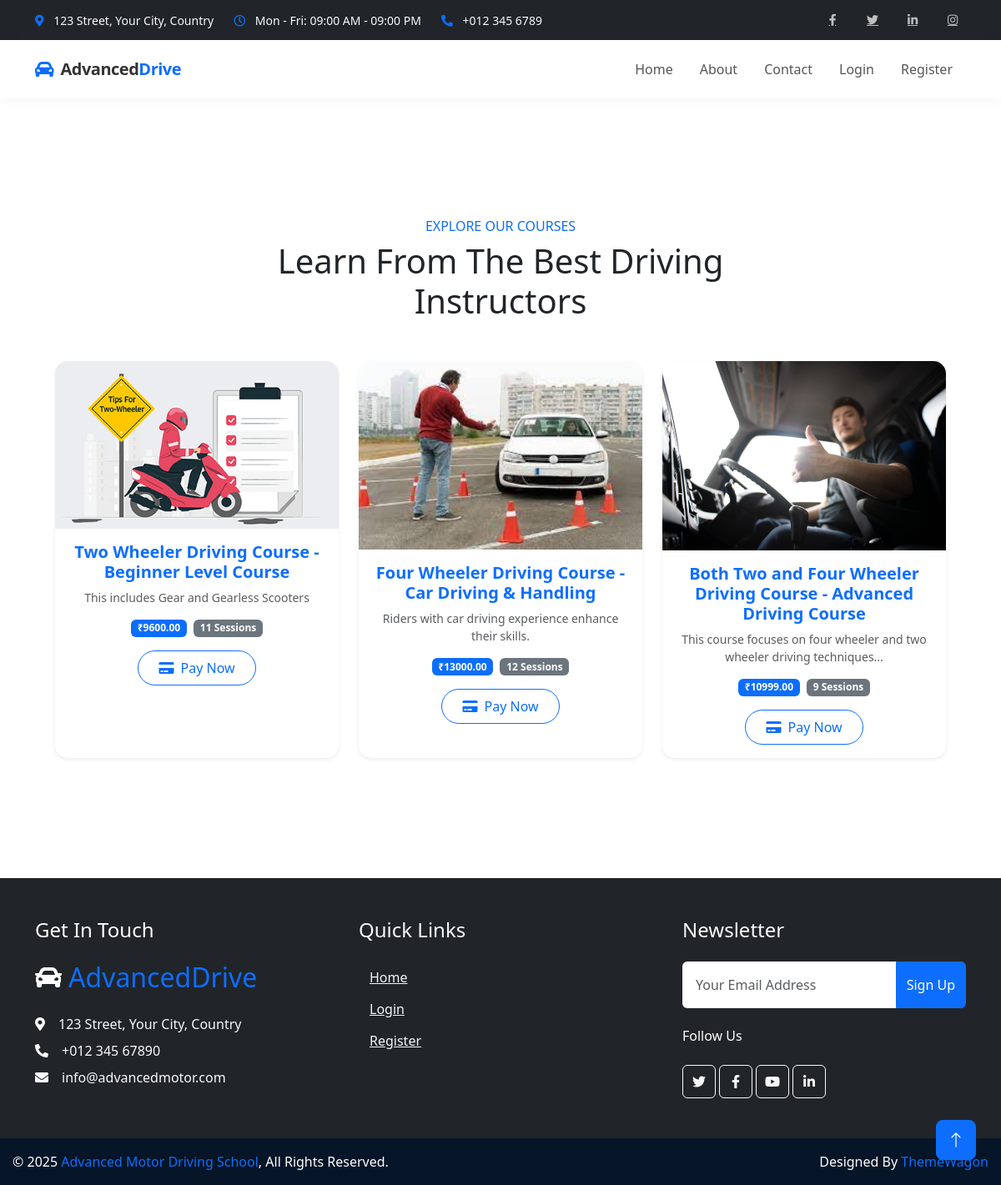
Page /courses/ on the committed database.
### students/models.py (models this page shows, shortened)
class TrainingPackage(models.Model):
    course = models.ForeignKey(Course, on_delete=models.CASCADE, related_name='packages',null=True, blank=True)
    name = models.CharField(max_length=100)
    description = models.TextField()
    vehicle_type = models.CharField(max_length=10, choices=Vehicle.VEHICLE_TYPES)
    sessions = models.PositiveIntegerField()
    price = models.DecimalField(max_digits=10, decimal_places=2)
    def __str__(self):
        return f"{self.course.title} - {self.name}"

class Course(models.Model):
    title = models.CharField(max_length=200)
    description = models.TextField()
    image = models.ImageField(upload_to='course_images/', blank=True, null=True)
    category = models.CharField(max_length=100, blank=True)
    level = models.CharField(max_length=50, choices=[('beginner', 'Beginner'), ('intermediate', 'Intermediate'), ('advanced', 'Advanced')], default='beginner')
    vehicle_type = models.CharField(max_length=10, choices=Vehicle.VEHICLE_TYPES)

### accounts/views.py (the view)
# urls.py: path('courses/', views.available_courses, name='courses'),
def available_courses(request):
    print("🔍 DEBUG: available_courses view is executing...")
    courses = Course.objects.prefetch_related('packages').all()
    print(f"📢 Found {courses.count()} courses")
    for course in courses:
        print(f"✅ Course: {course.title}, Packages: {list(course.packages.all())}")
    return render(request, "students/courses.html", {"courses": courses}) # Temporary response for testing

### students/templates/students/courses.html (shortened to what this page needs)
{% extends 'base.html' %}
{% load static %}
{% block content %}
<div class="container-xxl py-6">
    <div class="container">
        <div class="text-center mx-auto mb-5 wow fadeInUp" data-wow-delay="0.1s" style="max-width: 600px;">
            <h6 class="text-primary text-uppercase mb-2">Explore Our Courses</h6>
            <h1 class="display-6 mb-4">Learn From The Best Driving Instructors</h1>
        </div>
        <div class="row g-4 justify-content-center">
            {% for course in courses %}
            {% for package in course.packages.all %}
                <div class="col-lg-4 col-md-6">
                    <div class="card border-0 shadow-sm h-100 course-card">
                        {% if course.image %}
                            <img src="{{ course.image.url }}" class="card-img-top" alt="{{ course.title }}">
                        {% else %}
                            <img src="{% static 'img/default-course.jpg' %}" class="card-img-top" alt="Default Image">
                        {% endif %}
                        <div class="card-body text-center">
                            <h5 class="card-title text-primary">{{ course.title }} - {{ package.name }}</h5>
                            <p class="text-muted small">{{ course.description|truncatewords:15 }}</p>
                            <div class="d-flex justify-content-center mb-3">
                                <span class="badge bg-primary me-2">₹{{ package.price }}</span>
                                <span class="badge bg-secondary">{{ package.sessions }} Sessions</span>
                            </div>
                            <a href="javascript:void(0)" onclick="payNow('{{ package.id }}')" class="btn btn-outline-primary rounded-pill px-4 py-2">
                                <i class="fas fa-credit-card me-1"></i> Pay Now
                            </a>
                        </div>
                    </div>
                </div>
            {% endfor %}
            {% empty %}
                <p class="text-center">No courses available at the moment.</p>
            {% endfor %}
        </div>
    </div>
</div>
{% endblock %}

### templates/base.html (shortened to what this page needs)
<!DOCTYPE html>
<html lang="en">
<head>
    <link href="https://cdnjs.cloudflare.com/ajax/libs/font-awesome/5.10.0/css/all.min.css" rel="stylesheet">
    <link href="https://cdn.jsdelivr.net/npm/bootstrap-icons@1.4.1/font/bootstrap-icons.css" rel="stylesheet">
    <link href="/static/lib/animate/animate.min.css" rel="stylesheet">
    <link href="/static/lib/owlcarousel/assets/owl.carousel.min.css" rel="stylesheet">
    <link href="https://cdn.jsdelivr.net/npm/bootstrap@5.3.0-alpha1/dist/css/bootstrap.min.css" rel="stylesheet">
    <link href="/static/css/style.css" rel="stylesheet">
</head>
<body>
    <header class="topbar bg-dark text-light py-2">
        <div class="container">
            <div class="row align-items-center">
                <div class="col-lg-7 d-none d-lg-block">
                    <div class="d-flex align-items-center">
                        <div class="me-4">
                            <i class="fas fa-map-marker-alt text-primary me-2"></i>
                            <span class="fs-sm">123 Street, Your City, Country</span>
                        </div>
                        <div class="me-4">
                            <i class="far fa-clock text-primary me-2"></i>
                            <span class="fs-sm">Mon - Fri: 09:00 AM - 09:00 PM</span>
                        </div>
                        <div>
                            <i class="fas fa-phone-alt text-primary me-2"></i>
                            <span class="fs-sm">+012 345 6789</span>
                        </div>
                    </div>
                </div>
                <div class="col-lg-5 d-none d-lg-block">
                    <div class="d-flex justify-content-end align-items-center h-100">
                        <nav class="social-nav">
                            <ul class="d-flex list-unstyled gap-3 align-items-center m-0">
                                <li><a href="#" aria-label="Facebook" class="social-link"><i class="fab fa-facebook-f"></i></a></li>
                                <li><a href="#" aria-label="Twitter" class="social-link"><i class="fab fa-twitter"></i></a></li>
                                <li><a href="#" aria-label="LinkedIn" class="social-link"><i class="fab fa-linkedin-in"></i></a></li>
                                <li><a href="#" aria-label="Instagram" class="social-link"><i class="fab fa-instagram"></i></a></li>
                            </ul>
                        </nav>
                    </div>
                </div>
            </div>
        </div>
    </header>
    <header class="site-header">
        <div class="container">
          <nav class="navbar">
            <a href="{% url 'accounts:home' %}" class="navbar-brand">
              <span class="logo-icon"><i class="fas fa-car-alt"></i></span>
              <span class="logo-text">Advanced<span class="text-primary">Drive</span></span>
            </a>
            <div class="navbar-menu">
              <ul class="nav-list">
                <li><a href="{% url 'accounts:home' %}" class="nav-link">Home</a></li>
                <li><a href="{% url 'accounts:about' %}" class="nav-link">About</a></li>
                <li><a href="{% url 'accounts:contact' %}" class="nav-link">Contact</a></li>
                {% if user.is_authenticated %}
                  {% if user.is_superuser %}
                    <li class="nav-dropdown">
                      <a href="#" class="nav-link dropdown-toggle">Admin</a>
                      <ul class="dropdown-menu">
                        <li><a href="{% url 'admins:admin_dashboard' %}">Dashboard</a></li>
                        <li><a href="{% url 'admins:manage_students' %}">Manage Students</a></li>
                        <li><a href="{% url 'admins:manage_trainers' %}">Manage Trainers</a></li>
                        <li><a href="{% url 'admins:manage_vehicles' %}">Manage Vehicles</a></li>
                      </ul>
                    </li>
                    <li><a href="{% url 'accounts:logout' %}" class="nav-link">Logout</a></li>
                  {% elif user.is_trainer %}
                    <li class="nav-dropdown">
                      <a href="#" class="nav-link dropdown-toggle">Trainer</a>
                      <ul class="dropdown-menu">
                        <li><a href="{% url 'trainers:dashboard' %}">Dashboard</a></li>
                        <li><a href="{% url 'accounts:profile' %}">My Profile</a></li>
                      </ul>
                    </li>
                    <li><a href="{% url 'accounts:logout' %}" class="nav-link">Logout</a></li>
                  {% else %}
                    <li class="nav-dropdown">
                      <a href="#" class="nav-link dropdown-toggle">Student</a>
                      <ul class="dropdown-menu">
                        <li><a href="{% url 'students:dashboard' %}">Dashboard</a></li>
                        <li><a href="{% url 'students:tutorials' %}">Tutorials</a></li>
                        <li><a href="{% url 'students:courses' %}">Book Session</a></li>
                        <li><a href="{% url 'accounts:profile' %}">My Profile</a></li>
                      </ul>
                    </li>
                    <li><a href="{% url 'accounts:logout' %}" class="nav-link">Logout</a></li>
                  {% endif %}
                {% else %}
                  <li><a href="{% url 'accounts:login' %}" class="nav-link">Login</a></li>
                  <li><a href="{% url 'accounts:register' %}" class="nav-link">Register</a></li>
                {% endif %}
              </ul>
            </div>
          </nav>
        </div>
      </header>
    <div class="container py-5">
        {% block content %}{% endblock %}
    </div>
    <footer class="footer bg-dark text-light">
        <div class="container">
            <div class="row g-5">
                <div class="col-lg-4 col-md-6">
                    <h4 class="text-white mb-4">Get In Touch</h4>
                    <h2 class="text-primary mb-4"><i class="fa fa-car text-white me-2"></i>AdvancedDrive</h2>
                    <p class="mb-2"><i class="fa fa-map-marker-alt me-3"></i>123 Street, Your City, Country</p>
                    <p class="mb-2"><i class="fa fa-phone-alt me-3"></i>+012 345 67890</p>
                    <p class="mb-2"><i class="fa fa-envelope me-3"></i>info@advancedmotor.com</p>
                </div>
                <div class="col-lg-4 col-md-6">
                    <h4 class="text-light mb-4">Quick Links</h4>
                    <a class="btn btn-link" href="{% url 'accounts:home' %}">Home</a>
                    {% if user.is_authenticated %}
                        {% if user.is_trainer %}
                            <a class="btn btn-link" href="{% url 'trainers:dashboard' %}">Trainer Dashboard</a>
                        {% else %}
                            <a class="btn btn-link" href="{% url 'students:dashboard' %}">Student Dashboard</a>
                            <a class="btn btn-link" href="{% url 'students:tutorials' %}">Tutorials</a>
                            <a class="btn btn-link" href="{% url 'students:courses' %}">Book Session</a>
                        {% endif %}
                    {% else %}
                        <a class="btn btn-link" href="{% url 'accounts:login' %}">Login</a>
                        <a class="btn btn-link" href="{% url 'accounts:register' %}">Register</a>
                    {% endif %}
                </div>
                <div class="col-lg-4 col-md-6">
                    <h4 class="text-light mb-4">Newsletter</h4>
                    <form action="">
                        <div class="input-group">
                            <input type="text" class="form-control p-3 border-0" placeholder="Your Email Address">
                            <button class="btn btn-primary">Sign Up</button>
                        </div>
                    </form>
                    <h6 class="text-white mt-4 mb-3">Follow Us</h6>
                    <div class="d-flex pt-2">
                        <a class="btn btn-square btn-outline-light me-1" href=""><i class="fab fa-twitter"></i></a>
                        <a class="btn btn-square btn-outline-light me-1" href=""><i class="fab fa-facebook-f"></i></a>
                        <a class="btn btn-square btn-outline-light me-1" href=""><i class="fab fa-youtube"></i></a>
                        <a class="btn btn-square btn-outline-light" href=""><i class="fab fa-linkedin-in"></i></a>
                    </div>
                </div>
            </div>
        </div>
    </footer>
    <div class="copyright">
        <div class="container-fluid">
            <div class="row">
                <div class="col-md-6 text-center text-md-start mb-3 mb-md-0">
                    &copy; {% now "Y" %} <a href="#">Advanced Motor Driving School</a>, All Rights Reserved.
                </div>
                <div class="col-md-6 text-center text-md-end">
                    Designed By <a href="#">ThemeWagon</a>
                </div>
            </div>
        </div>
    </div>
    <a href="#" class="btn btn-lg btn-primary btn-lg-square back-to-top"><i class="bi bi-arrow-up"></i></a>
</body>
</html>

### rows in the picture
Course: title "Two Wheeler Driving Course", description "This includes Gear and Gearless Scooters"
TrainingPackage: image (picture), name "Beginner Level Course", price "9600.00", sessions "11"
Course: title "Four Wheeler Driving Course", description "Riders with car driving experience enhance their skills."
TrainingPackage: image (picture), name "Car Driving & Handling", price "13000.00", sessions "12"
Course: title "Both Two and Four Wheeler Driving Course", description "This course focuses on four wheeler and two wheeler driving techniques..."
TrainingPackage: image (picture), name "Advanced Driving Course", price "10999.00", sessions "9"
